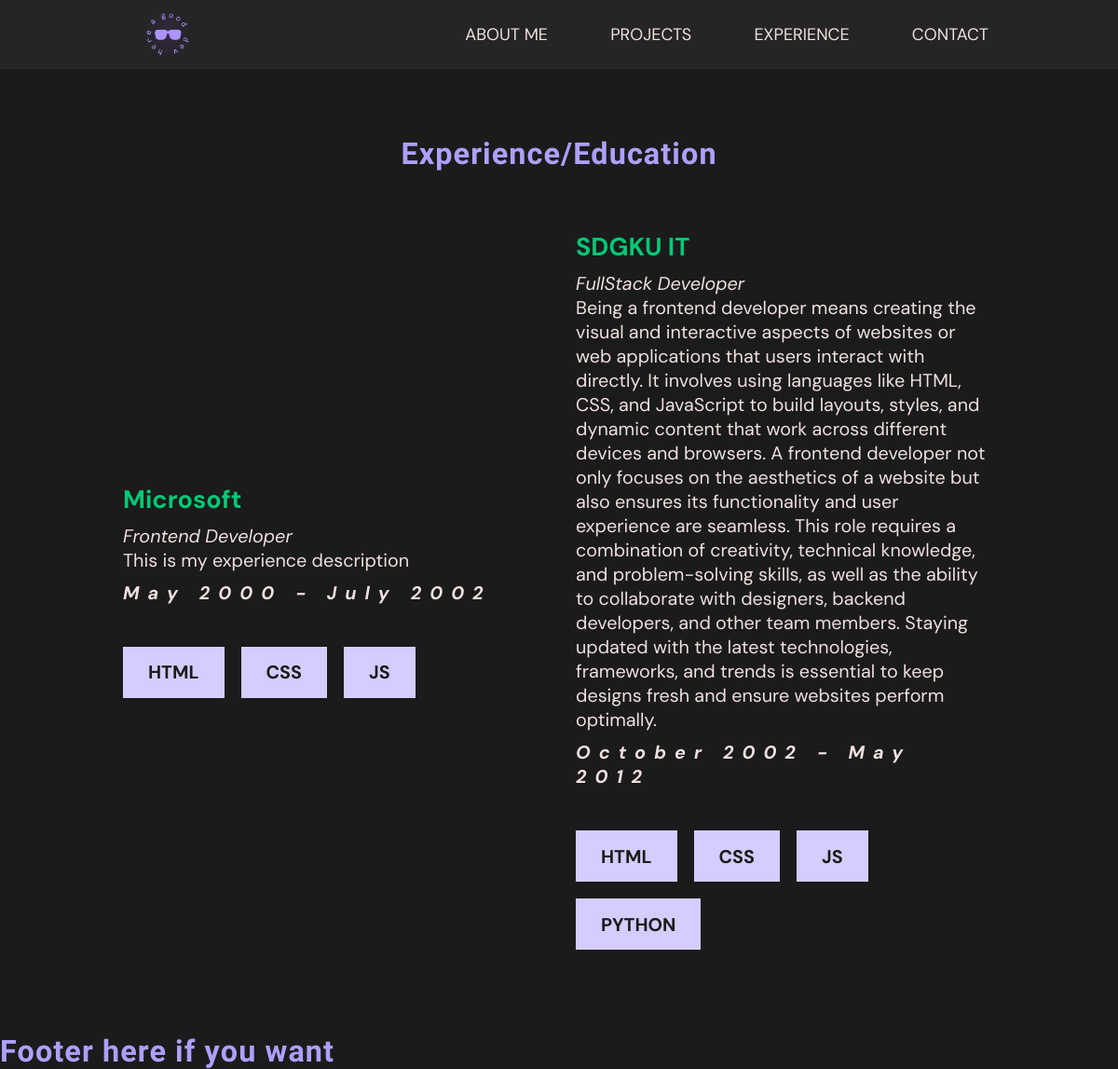
Screenshot of /content/experiences with the database file from the repository.
### content/models.py (models this page shows, shortened)
class Experience(models.Model):
    name = models.CharField(max_length=100)
    title = models.CharField(max_length=100)
    description = models.TextField()
    period = models.CharField(max_length=100)
    skills = models.ManyToManyField(Skill)

class Skill(models.Model):
    name = models.CharField(max_length=100)

### content/views.py (the view)
# urls.py: path('experiences', get_all_experience_list, name="experience_list")
def get_all_experience_list(request):
    experiences = Experience.objects.all()
    return render(request, 'content/experience_list.html', {"experiences": experiences})

### templates/content/experience_list.html (shortened to what this page needs)
{% extends 'base.html' %}
{% block content %}
<section class="experience-section center-column">
    <h2>Experience/Education</h2>
    <div class="experience-list center-row">
        {% for experience in experiences %}
        <div class="experience-card">
            <p>{{ experience.name }}</p>
            <p>{{ experience.title }}</p>
            <p>{{ experience.description }}</p>
            <p>{{ experience.period }}</p>
            <div class="experience-skills">
                {% for skill in experience.skills.all %}
                <label class="text-label">{{ skill.name }}</label>
                {% endfor %}
            </div>
        </div>
        {% endfor %}
    </div>
</section>
{% endblock content %}

### static/css/main.css (style rules this page uses)
:root { --primary-color: #AF9FFF; --primary-color-100: #D5CCFF; --primary-color-300: #7F66FF; --secondary-color: #025834; --secondary-color-600: #04C876; --secondry-color-900: #01321E; --background-color: #1b1b1b; --surface-color: #252525; --neutral-color: #F0e0e0; --lobster-font: "Lobster Two", sans-serif; --dm-font: "DM Sans", sans-serif; }
* { margin: 0; padding: 0; font-family: var(--dm-font); text-decoration: none; }
html { background-color: var(--background-color); font-size: 18px; }
.center-row { display: flex; align-items: center; justify-content: center; }
.center-column { display: flex; align-items: center; justify-content: center; flex-direction: column; }
h2 { font-family: var(--lobster-font); color: var(--primary-color); font-size: 1.8rem; letter-spacing: 0.06rem; }
p { color: var(--neutral-color); font-size: 1.1rem; }
.text-label { color: var(--background-color); background-color: var(--primary-color-100); text-transform: uppercase; font-weight: bolder; padding: 0.8rem 1.5rem; font-size: 1.1rem; }

### static/css/sections.css (style rules this page uses)
a p:nth-child(2), .experience-card p:nth-child(1) { font-size: 1.5rem; color: var(--secondary-color-600); font-weight: bolder; margin: 0.5rem 0px; }
a p:nth-child(3), .experience-card p:nth-child(2) { font-style: italic; }
a p:nth-child(4), .experience-card p:nth-child(4) { margin: 0.5rem 0px; font-weight: bolder; font-style: italic; letter-spacing: 0.5rem; }
.experience-section { margin-top: 4rem; }
.experience-card { width: 25rem; display: flex; flex-direction: column; flex-wrap: wrap; padding: 1rem; margin: 2rem 0px; }
.experience-skills { display: flex; flex-wrap: wrap; gap: 1rem; margin: 2rem 0px; }
.center-row { display: flex; align-items: center; justify-content: center; }
.center-column { display: flex; align-items: center; justify-content: center; flex-direction: column; }

### rows the page displays
Experience: name "Microsoft", title "Frontend Developer", description "This is my experience description", period "May 2000 - July 2002"
Skill: name "HTML"
Skill: name "CSS"
Skill: name "JS"
Experience: name "SDGKU IT", title "FullStack Developer", description "Being a frontend developer means creating the visual and interactive aspects of websites or web applications that users interact with directly. It involves using languages like HTML, CSS, and JavaScript to build layouts, styles, and dynamic content that work across different devices and browsers. A frontend developer not only focuses on the aesthetics of a website but also ensures its functionality and user experience are seamless. This role requires a combination of creativity, technical knowledge, and problem-solving skills, as well as the ability to collaborate with designers, backend developers, and other team members. Staying updated with the latest technologies, frameworks, and trends…", period "October 2002 - May 2012"
Skill: name "PYTHON"
